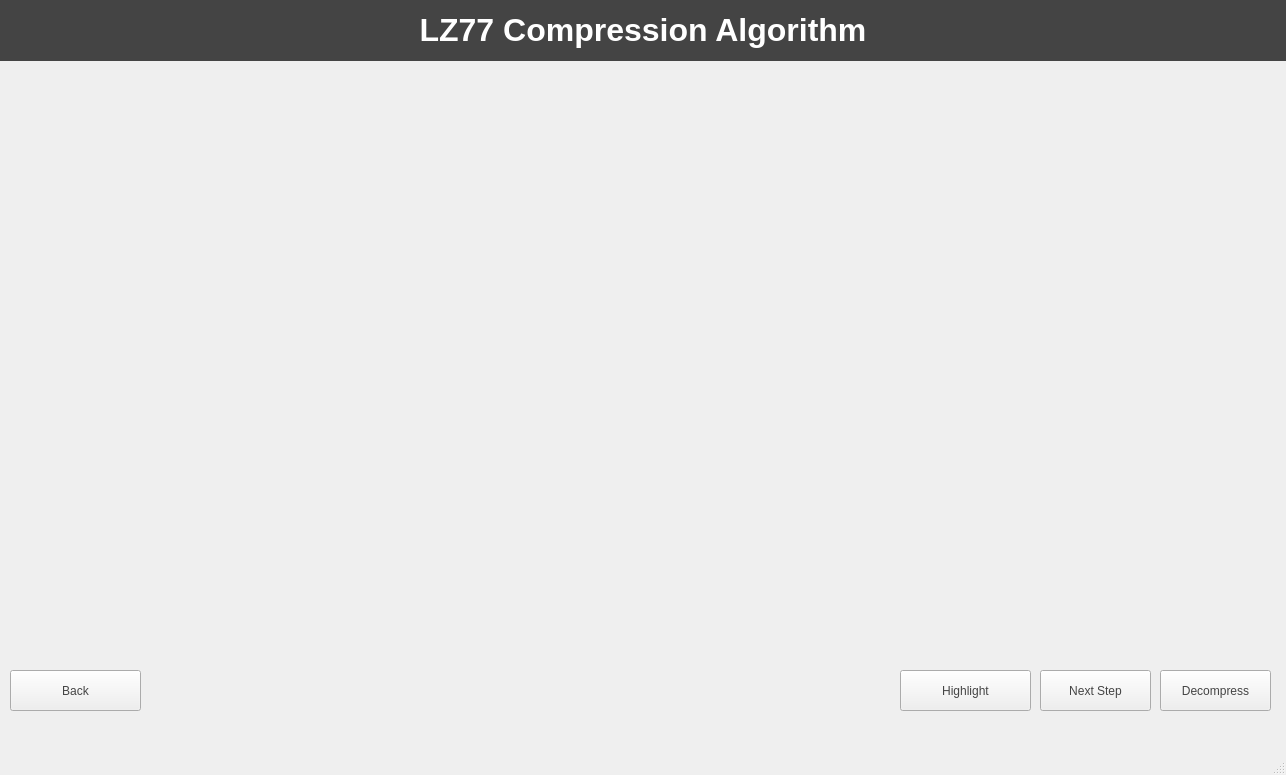
<?xml version="1.0" encoding="UTF-8"?>
<ui version="4.0">
 <class>MainWindow</class>
 <widget class="QMainWindow" name="MainWindow">
  <property name="geometry">
   <rect>
    <x>0</x>
    <y>0</y>
    <width>1286</width>
    <height>775</height>
   </rect>
  </property>
  <property name="windowTitle">
   <string>MainWindow</string>
  </property>
  <widget class="QWidget" name="centralwidget">
   <widget class="QLabel" name="label">
    <property name="geometry">
     <rect>
      <x>0</x>
      <y>0</y>
      <width>1286</width>
      <height>61</height>
     </rect>
    </property>
    <property name="font">
     <font>
      <pointsize>24</pointsize>
      <bold>true</bold>
     </font>
    </property>
    <property name="toolTip">
     <string>&lt;html&gt;&lt;head/&gt;&lt;body&gt;&lt;p&gt;&lt;br/&gt;&lt;/p&gt;&lt;/body&gt;&lt;/html&gt;</string>
    </property>
    <property name="whatsThis">
     <string>&lt;html&gt;&lt;head/&gt;&lt;body&gt;&lt;p&gt;&lt;br/&gt;&lt;/p&gt;&lt;/body&gt;&lt;/html&gt;</string>
    </property>
    <property name="styleSheet">
     <string notr="true">background-color: rgb(68, 68, 68);</string>
    </property>
    <property name="text">
     <string>&lt;html&gt;&lt;head/&gt;&lt;body&gt;&lt;p&gt;&lt;span style=&quot; color:#ffffff;&quot;&gt;LZ77 Compression Algorithm&lt;/span&gt;&lt;/p&gt;&lt;/body&gt;&lt;/html&gt;</string>
    </property>
    <property name="alignment">
     <set>Qt::AlignCenter</set>
    </property>
   </widget>
   <widget class="QPushButton" name="pushButtonN77D">
    <property name="geometry">
     <rect>
      <x>1160</x>
      <y>670</y>
      <width>111</width>
      <height>41</height>
     </rect>
    </property>
    <property name="styleSheet">
     <string notr="true">color: rgb(68, 68, 68);</string>
    </property>
    <property name="text">
     <string>Decompress</string>
    </property>
   </widget>
   <widget class="QPushButton" name="pushButtonN77N">
    <property name="geometry">
     <rect>
      <x>1040</x>
      <y>670</y>
      <width>111</width>
      <height>41</height>
     </rect>
    </property>
    <property name="styleSheet">
     <string notr="true">color: rgb(68, 68, 68);</string>
    </property>
    <property name="text">
     <string>Next Step</string>
    </property>
   </widget>
   <widget class="QPushButton" name="pushButtonToggle">
    <property name="geometry">
     <rect>
      <x>900</x>
      <y>670</y>
      <width>131</width>
      <height>41</height>
     </rect>
    </property>
    <property name="styleSheet">
     <string notr="true">color: rgb(68, 68, 68);</string>
    </property>
    <property name="text">
     <string>Highlight</string>
    </property>
   </widget>
   <widget class="QScrollArea" name="scrollArea">
    <property name="enabled">
     <bool>true</bool>
    </property>
    <property name="geometry">
     <rect>
      <x>2</x>
      <y>195</y>
      <width>1281</width>
      <height>471</height>
     </rect>
    </property>
    <property name="font">
     <font>
      <kerning>true</kerning>
     </font>
    </property>
    <property name="autoFillBackground">
     <bool>true</bool>
    </property>
    <property name="styleSheet">
     <string notr="true">QScrollArea {
    border: none; /* Remove border */
    background-color: transparent; /* Set background color to transparent */
}
</string>
    </property>
    <property name="lineWidth">
     <number>0</number>
    </property>
    <property name="widgetResizable">
     <bool>true</bool>
    </property>
    <widget class="QWidget" name="scrollAreaWidgetContents">
     <property name="geometry">
      <rect>
       <x>0</x>
       <y>0</y>
       <width>1281</width>
       <height>471</height>
      </rect>
     </property>
    </widget>
   </widget>
   <widget class="QPushButton" name="pushButtonToggleB">
    <property name="geometry">
     <rect>
      <x>10</x>
      <y>670</y>
      <width>131</width>
      <height>41</height>
     </rect>
    </property>
    <property name="styleSheet">
     <string notr="true">color: rgb(68, 68, 68);</string>
    </property>
    <property name="text">
     <string>Back</string>
    </property>
   </widget>
  </widget>
  <widget class="QMenuBar" name="menubar">
   <property name="geometry">
    <rect>
     <x>0</x>
     <y>0</y>
     <width>1286</width>
     <height>22</height>
    </rect>
   </property>
  </widget>
  <widget class="QStatusBar" name="statusbar"/>
 </widget>
 <resources/>
 <connections/>
</ui>
